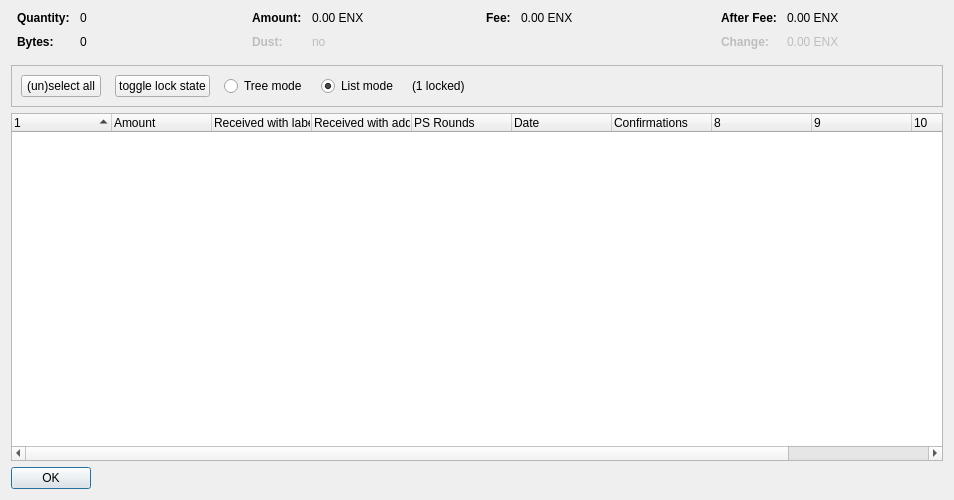
<?xml version="1.0" encoding="UTF-8"?>
<ui version="4.0">
 <class>CoinControlDialog</class>
 <widget class="QDialog" name="CoinControlDialog">
  <property name="geometry">
   <rect>
    <x>0</x>
    <y>0</y>
    <width>954</width>
    <height>500</height>
   </rect>
  </property>
  <property name="windowTitle">
   <string>Coin Selection</string>
  </property>
  <layout class="QVBoxLayout" name="verticalLayout">
   <item>
    <layout class="QHBoxLayout" name="horizontalLayoutTop" stretch="0,0,0,0">
     <property name="topMargin">
      <number>0</number>
     </property>
     <property name="bottomMargin">
      <number>10</number>
     </property>
     <item>
      <layout class="QFormLayout" name="formLayoutCoinControl1">
       <property name="horizontalSpacing">
        <number>10</number>
       </property>
       <property name="verticalSpacing">
        <number>10</number>
       </property>
       <property name="leftMargin">
        <number>6</number>
       </property>
       <property name="rightMargin">
        <number>6</number>
       </property>
       <item row="0" column="0">
        <widget class="QLabel" name="labelCoinControlQuantityText">
         <property name="font">
          <font>
           <weight>75</weight>
           <bold>true</bold>
          </font>
         </property>
         <property name="text">
          <string>Quantity:</string>
         </property>
        </widget>
       </item>
       <item row="0" column="1">
        <widget class="QLabel" name="labelCoinControlQuantity">
         <property name="cursor">
          <cursorShape>IBeamCursor</cursorShape>
         </property>
         <property name="contextMenuPolicy">
          <enum>Qt::ActionsContextMenu</enum>
         </property>
         <property name="text">
          <string notr="true">0</string>
         </property>
         <property name="textInteractionFlags">
          <set>Qt::LinksAccessibleByMouse|Qt::TextSelectableByKeyboard|Qt::TextSelectableByMouse</set>
         </property>
        </widget>
       </item>
       <item row="1" column="0">
        <widget class="QLabel" name="labelCoinControlBytesText">
         <property name="font">
          <font>
           <weight>75</weight>
           <bold>true</bold>
          </font>
         </property>
         <property name="text">
          <string>Bytes:</string>
         </property>
        </widget>
       </item>
       <item row="1" column="1">
        <widget class="QLabel" name="labelCoinControlBytes">
         <property name="cursor">
          <cursorShape>IBeamCursor</cursorShape>
         </property>
         <property name="contextMenuPolicy">
          <enum>Qt::ActionsContextMenu</enum>
         </property>
         <property name="text">
          <string notr="true">0</string>
         </property>
         <property name="textInteractionFlags">
          <set>Qt::LinksAccessibleByMouse|Qt::TextSelectableByKeyboard|Qt::TextSelectableByMouse</set>
         </property>
        </widget>
       </item>
      </layout>
     </item>
     <item>
      <layout class="QFormLayout" name="formLayoutCoinControl2">
       <property name="horizontalSpacing">
        <number>10</number>
       </property>
       <property name="verticalSpacing">
        <number>10</number>
       </property>
       <property name="leftMargin">
        <number>6</number>
       </property>
       <property name="rightMargin">
        <number>6</number>
       </property>
       <item row="0" column="0">
        <widget class="QLabel" name="labelCoinControlAmountText">
         <property name="font">
          <font>
           <weight>75</weight>
           <bold>true</bold>
          </font>
         </property>
         <property name="text">
          <string>Amount:</string>
         </property>
        </widget>
       </item>
       <item row="0" column="1">
        <widget class="QLabel" name="labelCoinControlAmount">
         <property name="cursor">
          <cursorShape>IBeamCursor</cursorShape>
         </property>
         <property name="contextMenuPolicy">
          <enum>Qt::ActionsContextMenu</enum>
         </property>
         <property name="text">
          <string notr="true">0.00 ENX</string>
         </property>
         <property name="textInteractionFlags">
          <set>Qt::LinksAccessibleByMouse|Qt::TextSelectableByKeyboard|Qt::TextSelectableByMouse</set>
         </property>
        </widget>
       </item>
       <item row="1" column="0">
        <widget class="QLabel" name="labelCoinControlLowOutputText">
         <property name="enabled">
          <bool>false</bool>
         </property>
         <property name="font">
          <font>
           <weight>75</weight>
           <bold>true</bold>
          </font>
         </property>
         <property name="text">
          <string>Dust:</string>
         </property>
        </widget>
       </item>
       <item row="1" column="1">
        <widget class="QLabel" name="labelCoinControlLowOutput">
         <property name="enabled">
          <bool>false</bool>
         </property>
         <property name="cursor">
          <cursorShape>IBeamCursor</cursorShape>
         </property>
         <property name="contextMenuPolicy">
          <enum>Qt::ActionsContextMenu</enum>
         </property>
         <property name="text">
          <string notr="true">no</string>
         </property>
         <property name="textInteractionFlags">
          <set>Qt::LinksAccessibleByMouse|Qt::TextSelectableByKeyboard|Qt::TextSelectableByMouse</set>
         </property>
        </widget>
       </item>
      </layout>
     </item>
     <item>
      <layout class="QFormLayout" name="formLayoutCoinControl3">
       <property name="horizontalSpacing">
        <number>10</number>
       </property>
       <property name="verticalSpacing">
        <number>10</number>
       </property>
       <property name="leftMargin">
        <number>6</number>
       </property>
       <property name="rightMargin">
        <number>6</number>
       </property>
       <item row="0" column="0">
        <widget class="QLabel" name="labelCoinControlFeeText">
         <property name="font">
          <font>
           <weight>75</weight>
           <bold>true</bold>
          </font>
         </property>
         <property name="text">
          <string>Fee:</string>
         </property>
        </widget>
       </item>
       <item row="0" column="1">
        <widget class="QLabel" name="labelCoinControlFee">
         <property name="cursor">
          <cursorShape>IBeamCursor</cursorShape>
         </property>
         <property name="contextMenuPolicy">
          <enum>Qt::ActionsContextMenu</enum>
         </property>
         <property name="text">
          <string notr="true">0.00 ENX</string>
         </property>
         <property name="textInteractionFlags">
          <set>Qt::LinksAccessibleByMouse|Qt::TextSelectableByKeyboard|Qt::TextSelectableByMouse</set>
         </property>
        </widget>
       </item>
      </layout>
     </item>
     <item>
      <layout class="QFormLayout" name="formLayoutCoinControl4">
       <property name="horizontalSpacing">
        <number>10</number>
       </property>
       <property name="verticalSpacing">
        <number>10</number>
       </property>
       <property name="leftMargin">
        <number>6</number>
       </property>
       <property name="rightMargin">
        <number>6</number>
       </property>
       <item row="0" column="0">
        <widget class="QLabel" name="labelCoinControlAfterFeeText">
         <property name="font">
          <font>
           <weight>75</weight>
           <bold>true</bold>
          </font>
         </property>
         <property name="text">
          <string>After Fee:</string>
         </property>
        </widget>
       </item>
       <item row="0" column="1">
        <widget class="QLabel" name="labelCoinControlAfterFee">
         <property name="cursor">
          <cursorShape>IBeamCursor</cursorShape>
         </property>
         <property name="contextMenuPolicy">
          <enum>Qt::ActionsContextMenu</enum>
         </property>
         <property name="text">
          <string notr="true">0.00 ENX</string>
         </property>
         <property name="textInteractionFlags">
          <set>Qt::LinksAccessibleByMouse|Qt::TextSelectableByKeyboard|Qt::TextSelectableByMouse</set>
         </property>
        </widget>
       </item>
       <item row="1" column="0">
        <widget class="QLabel" name="labelCoinControlChangeText">
         <property name="enabled">
          <bool>false</bool>
         </property>
         <property name="font">
          <font>
           <weight>75</weight>
           <bold>true</bold>
          </font>
         </property>
         <property name="text">
          <string>Change:</string>
         </property>
        </widget>
       </item>
       <item row="1" column="1">
        <widget class="QLabel" name="labelCoinControlChange">
         <property name="enabled">
          <bool>false</bool>
         </property>
         <property name="cursor">
          <cursorShape>IBeamCursor</cursorShape>
         </property>
         <property name="contextMenuPolicy">
          <enum>Qt::ActionsContextMenu</enum>
         </property>
         <property name="text">
          <string notr="true">0.00 ENX</string>
         </property>
         <property name="textInteractionFlags">
          <set>Qt::LinksAccessibleByMouse|Qt::TextSelectableByKeyboard|Qt::TextSelectableByMouse</set>
         </property>
        </widget>
       </item>
      </layout>
     </item>
    </layout>
   </item>
   <item>
    <widget class="QFrame" name="frame">
     <property name="minimumSize">
      <size>
       <width>0</width>
       <height>40</height>
      </size>
     </property>
     <property name="frameShape">
      <enum>QFrame::StyledPanel</enum>
     </property>
     <property name="frameShadow">
      <enum>QFrame::Sunken</enum>
     </property>
     <layout class="QHBoxLayout" name="horizontalLayout">
      <item>
       <layout class="QHBoxLayout" name="horizontalLayoutPanel" stretch="0,0,0,0,0,0">
        <property name="spacing">
         <number>14</number>
        </property>
        <item>
         <widget class="QPushButton" name="pushButtonSelectAll">
          <property name="sizePolicy">
           <sizepolicy hsizetype="Maximum" vsizetype="Fixed">
            <horstretch>0</horstretch>
            <verstretch>0</verstretch>
           </sizepolicy>
          </property>
          <property name="text">
           <string>(un)select all</string>
          </property>
          <property name="autoDefault">
           <bool>false</bool>
          </property>
         </widget>
        </item>
        <item>
         <widget class="QPushButton" name="pushButtonToggleLock">
          <property name="sizePolicy">
           <sizepolicy hsizetype="Maximum" vsizetype="Fixed">
            <horstretch>0</horstretch>
            <verstretch>0</verstretch>
           </sizepolicy>
          </property>
          <property name="text">
           <string>toggle lock state</string>
          </property>
          <property name="autoDefault">
           <bool>false</bool>
          </property>
         </widget>
        </item>
        <item>
         <widget class="QRadioButton" name="radioTreeMode">
          <property name="sizePolicy">
           <sizepolicy hsizetype="Maximum" vsizetype="Fixed">
            <horstretch>0</horstretch>
            <verstretch>0</verstretch>
           </sizepolicy>
          </property>
          <property name="text">
           <string>Tree mode</string>
          </property>
         </widget>
        </item>
        <item>
         <widget class="QRadioButton" name="radioListMode">
          <property name="sizePolicy">
           <sizepolicy hsizetype="Maximum" vsizetype="Fixed">
            <horstretch>0</horstretch>
            <verstretch>0</verstretch>
           </sizepolicy>
          </property>
          <property name="text">
           <string>List mode</string>
          </property>
          <property name="checked">
           <bool>true</bool>
          </property>
         </widget>
        </item>
        <item>
         <widget class="QLabel" name="labelLocked">
          <property name="text">
           <string>(1 locked)</string>
          </property>
         </widget>
        </item>
        <item>
         <spacer name="horizontalSpacer">
          <property name="orientation">
           <enum>Qt::Horizontal</enum>
          </property>
          <property name="sizeHint" stdset="0">
           <size>
            <width>40</width>
            <height>20</height>
           </size>
          </property>
         </spacer>
        </item>
       </layout>
      </item>
     </layout>
    </widget>
   </item>
   <item>
    <widget class="CoinControlTreeWidget" name="treeWidget">
     <property name="contextMenuPolicy">
      <enum>Qt::CustomContextMenu</enum>
     </property>
     <property name="sortingEnabled">
      <bool>false</bool>
     </property>
     <property name="columnCount">
      <number>11</number>
     </property>
     <attribute name="headerShowSortIndicator" stdset="0">
      <bool>true</bool>
     </attribute>
     <attribute name="headerStretchLastSection">
      <bool>false</bool>
     </attribute>
     <column>
      <property name="text">
       <string/>
      </property>
     </column>
     <column>
      <property name="text">
       <string>Amount</string>
      </property>
     </column>
     <column>
      <property name="text">
       <string>Received with label</string>
      </property>
     </column>
     <column>
      <property name="text">
       <string>Received with address</string>
      </property>
     </column>
     <column>
      <property name="text">
       <string>PS Rounds</string>
      </property>
     </column>
     <column>
      <property name="text">
       <string>Date</string>
      </property>
     </column>
     <column>
      <property name="text">
       <string>Confirmations</string>
      </property>
      <property name="toolTip">
       <string>Confirmed</string>
      </property>
     </column>
     <column>
      <property name="text">
       <string/>
      </property>
     </column>
     <column>
      <property name="text">
       <string/>
      </property>
     </column>
     <column>
      <property name="text">
       <string/>
      </property>
     </column>
     <column>
      <property name="text">
       <string/>
      </property>
     </column>
    </widget>
   </item>
   <item>
    <widget class="QDialogButtonBox" name="buttonBox">
     <property name="sizePolicy">
      <sizepolicy hsizetype="Maximum" vsizetype="Fixed">
       <horstretch>0</horstretch>
       <verstretch>0</verstretch>
      </sizepolicy>
     </property>
     <property name="orientation">
      <enum>Qt::Horizontal</enum>
     </property>
     <property name="standardButtons">
      <set>QDialogButtonBox::Ok</set>
     </property>
    </widget>
   </item>
  </layout>
 </widget>
 <customwidgets>
  <customwidget>
   <class>CoinControlTreeWidget</class>
   <extends>QTreeWidget</extends>
   <header>coincontroltreewidget.h</header>
  </customwidget>
 </customwidgets>
 <resources/>
 <connections/>
</ui>
